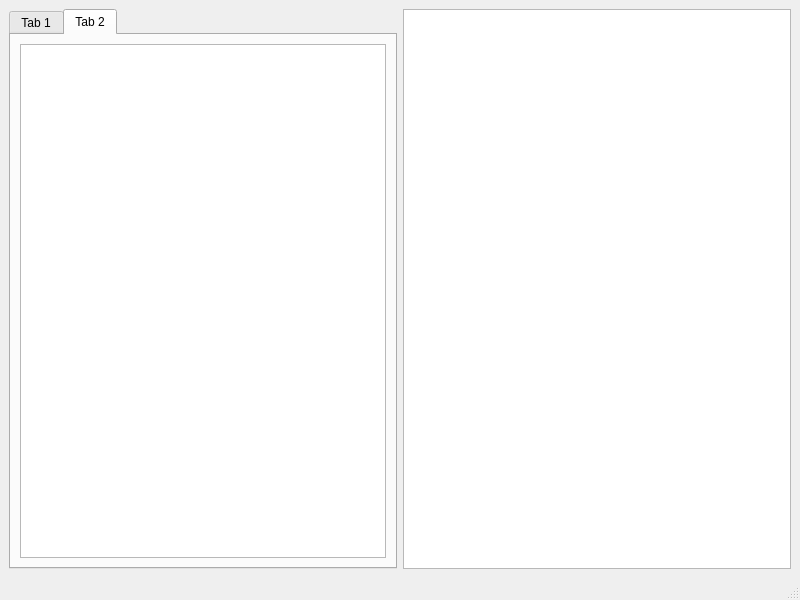
<?xml version="1.0" encoding="UTF-8"?>
<ui version="4.0">
 <class>MainWindow</class>
 <widget class="QMainWindow" name="MainWindow">
  <property name="geometry">
   <rect>
    <x>0</x>
    <y>0</y>
    <width>800</width>
    <height>600</height>
   </rect>
  </property>
  <property name="windowTitle">
   <string>MainWindow</string>
  </property>
  <widget class="QWidget" name="centralwidget">
   <layout class="QHBoxLayout" name="horizontalLayout_4">
    <item>
     <layout class="QHBoxLayout" name="generalLayout">
      <item>
       <widget class="QTabWidget" name="tabWidget">
        <property name="currentIndex">
         <number>1</number>
        </property>
        <widget class="QWidget" name="Notes">
         <attribute name="title">
          <string>Tab 1</string>
         </attribute>
         <layout class="QHBoxLayout" name="horizontalLayout_2">
          <item>
           <widget class="QTextEdit" name="notes"/>
          </item>
         </layout>
        </widget>
        <widget class="QWidget" name="Console">
         <attribute name="title">
          <string>Tab 2</string>
         </attribute>
         <layout class="QVBoxLayout" name="verticalLayout">
          <item>
           <widget class="QTextEdit" name="cmds"/>
          </item>
         </layout>
        </widget>
       </widget>
      </item>
      <item>
       <widget class="QTextEdit" name="infoGraph"/>
      </item>
     </layout>
    </item>
   </layout>
  </widget>
  <widget class="QMenuBar" name="MENU">
   <property name="geometry">
    <rect>
     <x>0</x>
     <y>0</y>
     <width>800</width>
     <height>17</height>
    </rect>
   </property>
  </widget>
  <widget class="QStatusBar" name="statusbar"/>
 </widget>
 <resources/>
 <connections/>
</ui>
